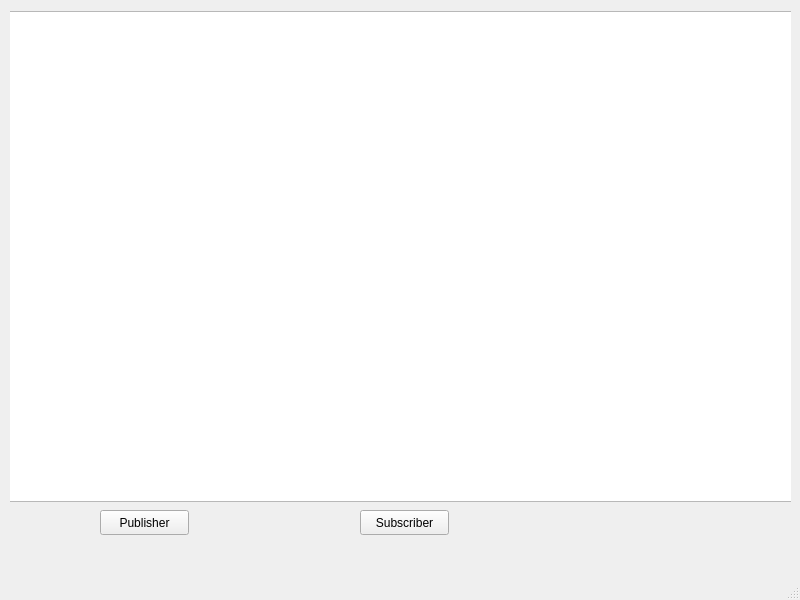
<?xml version="1.0" encoding="UTF-8"?>
<ui version="4.0">
 <class>MainWindow</class>
 <widget class="QMainWindow" name="MainWindow">
  <property name="geometry">
   <rect>
    <x>0</x>
    <y>0</y>
    <width>800</width>
    <height>600</height>
   </rect>
  </property>
  <property name="windowTitle">
   <string>MainWindow</string>
  </property>
  <widget class="QWidget" name="centralwidget">
   <widget class="QStackedWidget" name="stackedWidget">
    <property name="geometry">
     <rect>
      <x>10</x>
      <y>0</y>
      <width>781</width>
      <height>571</height>
     </rect>
    </property>
    <property name="currentIndex">
     <number>1</number>
    </property>
    <widget class="QWidget" name="page">
     <widget class="QPushButton" name="pushButton_GoToList">
      <property name="geometry">
       <rect>
        <x>60</x>
        <y>80</y>
        <width>89</width>
        <height>25</height>
       </rect>
      </property>
      <property name="text">
       <string>Topics</string>
      </property>
     </widget>
    </widget>
    <widget class="QWidget" name="page_2">
     <widget class="QPushButton" name="pushButton_Publish">
      <property name="geometry">
       <rect>
        <x>90</x>
        <y>510</y>
        <width>89</width>
        <height>25</height>
       </rect>
      </property>
      <property name="text">
       <string>Publisher</string>
      </property>
     </widget>
     <widget class="QPushButton" name="pushButton_Subscribe">
      <property name="geometry">
       <rect>
        <x>350</x>
        <y>510</y>
        <width>89</width>
        <height>25</height>
       </rect>
      </property>
      <property name="text">
       <string>Subscriber</string>
      </property>
     </widget>
     <widget class="QListWidget" name="listWidget_Topics">
      <property name="geometry">
       <rect>
        <x>-5</x>
        <y>11</y>
        <width>791</width>
        <height>491</height>
       </rect>
      </property>
     </widget>
    </widget>
   </widget>
  </widget>
  <widget class="QMenuBar" name="menubar">
   <property name="geometry">
    <rect>
     <x>0</x>
     <y>0</y>
     <width>800</width>
     <height>22</height>
    </rect>
   </property>
  </widget>
  <widget class="QStatusBar" name="statusbar"/>
 </widget>
 <resources/>
 <connections/>
</ui>
